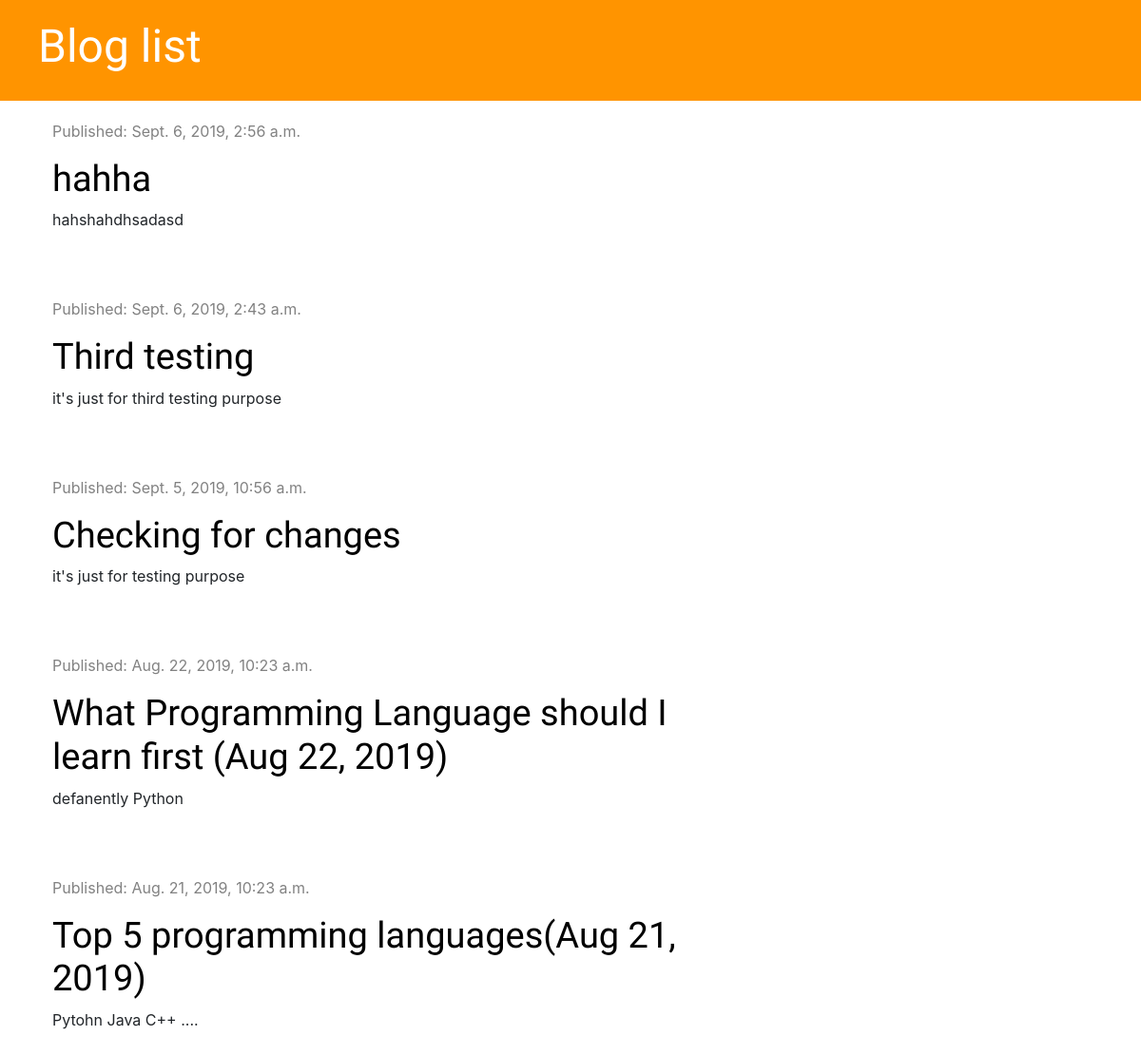
/, run on an earlier commit of the app's database.
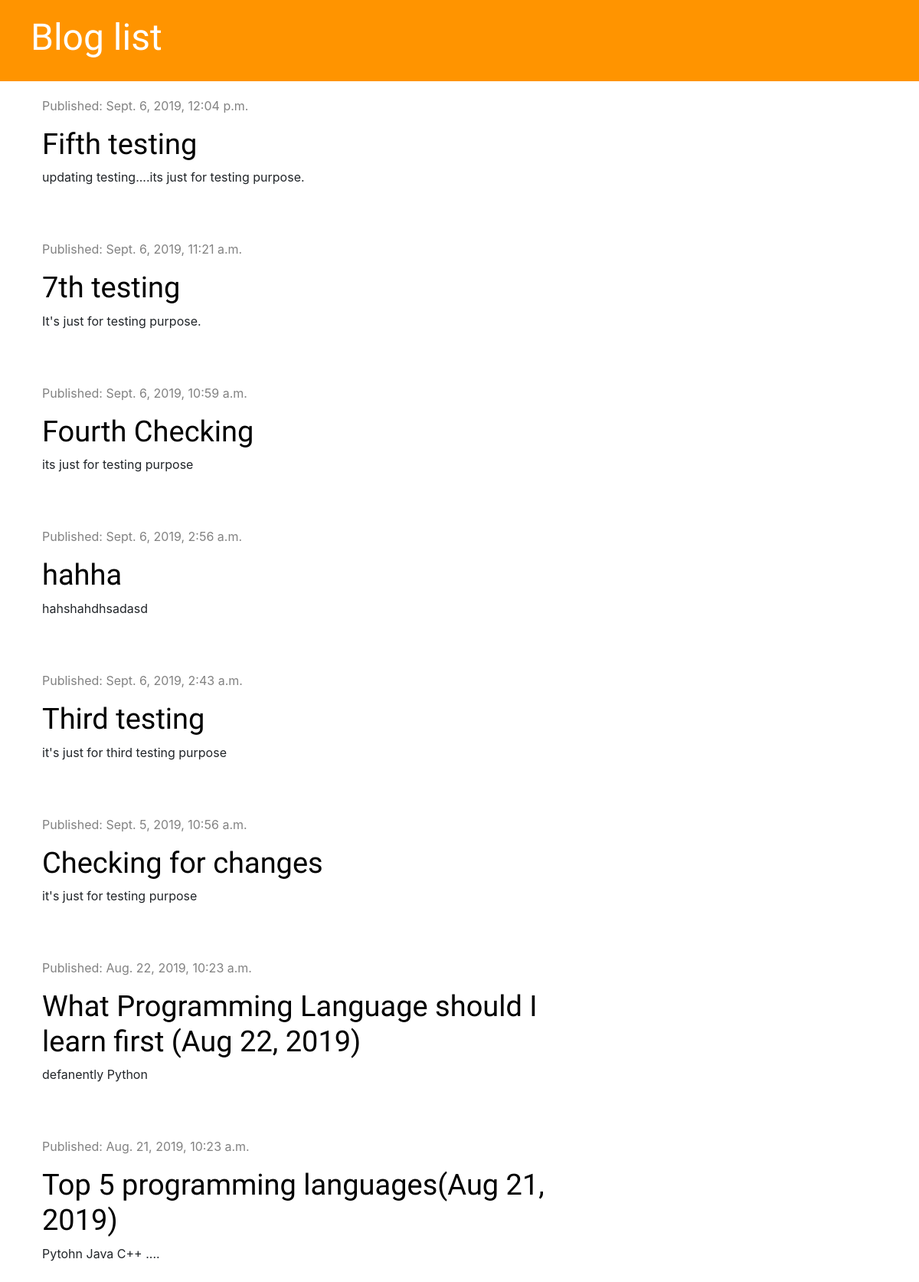
And on a later commit of the database.
### blog/models.py (models this page shows, shortened)
class Post(models.Model):
    author = models.ForeignKey('auth.User', on_delete=models.CASCADE)
    title = models.CharField(max_length=200)
    text = models.TextField()
    created_date = models.DateTimeField(default=timezone.now)
    published_date = models.DateTimeField(blank=True, null=True)

### blog/views.py (the view)
# urls.py: path('', views.post_list, name='post_list'),
def post_list(request):
    posts = Post.objects.filter(published_date__lte=timezone.now()).order_by('-published_date')
    stuff_for_frontend = {'posts': posts}
    return render(request, 'blog/post_list.html', stuff_for_frontend)

### blog/templates/blog/post_list.html
{% extends 'blog/base.html' %}
{% block content %}
    {% for post in posts %}
        <div class="post">
            <div class="date">
                <p>Published: {{ post.published_date}}</p>
            </div>
            <h1><a href="{% url 'post_detail' pk=post.pk %}">{{ post.title }}</a></h1>
            <p>{{ post.text }}</p>
        </div>
    {% endfor %}
{% endblock %}

### blog/templates/blog/base.html (shortened to what this page needs)
{% load staticfiles %}
<html lang="en">
<head>
    <link rel="stylesheet" href="https://stackpath.bootstrapcdn.com/bootstrap/4.3.1/css/bootstrap.min.css">
    <link rel="stylesheet" href="{% static 'css/blog.css' %}">
    <link rel="stylesheet" href="https://use.fontawesome.com/releases/v5.10.2/css/all.css">
</head>
<body>
<div class="page-header">
    <h1><a href="{% url 'post_list' %}">Blog list</a></h1>
</div>
<div class="content container">
    <div class="row">
        <div class="col-md-8">
            {% block content %}
            {% endblock %}
        </div>
    </div>
</div>
</body>
</html>

### blog/static/css/blog.css (style rules this page uses)
.page-header { background-color: #ff9400; margin-top:0; padding: 20px 20px 20px 40px; }
.page-header h1 a { color: #ffffff; font-size: 36pt; text-decoration: none; }
.content { margin-left:40px; }
h1, h2, h3, h4 { font-family: 'Tangerine', 'Inconsolata', 'Droid Sans', 'serif'; font-size: 38px; }
.date { color: #828282; padding: 20px 0px 0px 0px; }
.post { margin-bottom:50px; }
.post h1 a { color: #000000; }

What changed in the data, as far as the page shows it:
added Post: published_date "Sept. 6, 2019, 12:04 p.m.", title "Fifth testing", text "updating testing....its just for testing purpose."
added Post: published_date "Sept. 6, 2019, 11:21 a.m.", title "7th testing", text "It's just for testing purpose."
added Post: published_date "Sept. 6, 2019, 10:59 a.m.", title "Fourth Checking", text "its just for testing purpose"
